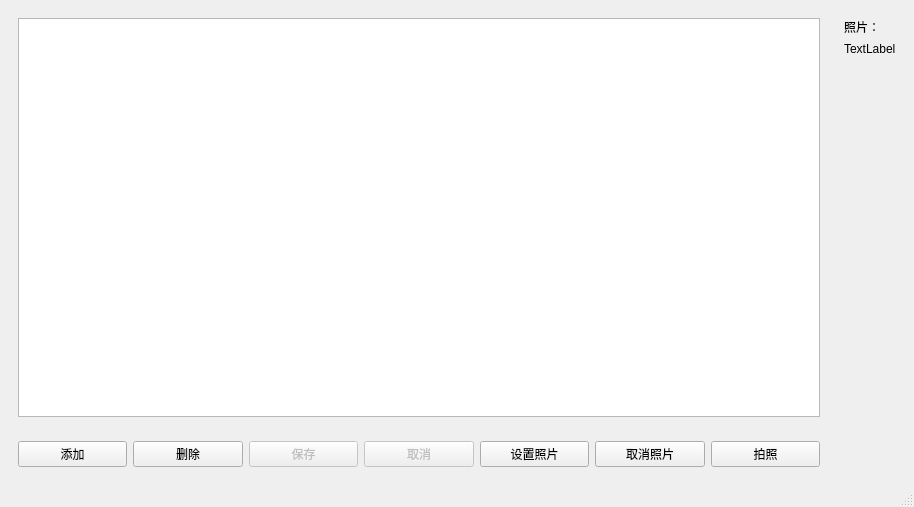
<?xml version="1.0" encoding="UTF-8"?>
<ui version="4.0">
 <class>Jobtem</class>
 <widget class="QMainWindow" name="Jobtem">
  <property name="geometry">
   <rect>
    <x>0</x>
    <y>0</y>
    <width>914</width>
    <height>507</height>
   </rect>
  </property>
  <property name="windowTitle">
   <string>MainWindow</string>
  </property>
  <widget class="QWidget" name="centralwidget">
   <layout class="QGridLayout" name="gridLayout">
    <item row="0" column="0">
     <widget class="QWidget" name="widget" native="true">
      <layout class="QHBoxLayout" name="horizontalLayout">
       <item>
        <widget class="QTableView" name="tableView"/>
       </item>
      </layout>
     </widget>
    </item>
    <item row="0" column="1">
     <widget class="QWidget" name="widget_3" native="true">
      <layout class="QVBoxLayout" name="verticalLayout">
       <item>
        <widget class="QLabel" name="label">
         <property name="text">
          <string>照片：</string>
         </property>
        </widget>
       </item>
       <item>
        <widget class="QLabel" name="labPhoto">
         <property name="text">
          <string>TextLabel</string>
         </property>
        </widget>
       </item>
       <item>
        <spacer name="verticalSpacer">
         <property name="orientation">
          <enum>Qt::Vertical</enum>
         </property>
         <property name="sizeHint" stdset="0">
          <size>
           <width>20</width>
           <height>308</height>
          </size>
         </property>
        </spacer>
       </item>
      </layout>
     </widget>
    </item>
    <item row="1" column="0">
     <widget class="QWidget" name="widget_2" native="true">
      <layout class="QHBoxLayout" name="horizontalLayout_2">
       <item>
        <widget class="QPushButton" name="btnAdd">
         <property name="text">
          <string>添加</string>
         </property>
        </widget>
       </item>
       <item>
        <widget class="QPushButton" name="btnDelete">
         <property name="text">
          <string>删除</string>
         </property>
        </widget>
       </item>
       <item>
        <widget class="QPushButton" name="btnSave">
         <property name="enabled">
          <bool>false</bool>
         </property>
         <property name="text">
          <string>保存</string>
         </property>
        </widget>
       </item>
       <item>
        <widget class="QPushButton" name="btnCancel">
         <property name="enabled">
          <bool>false</bool>
         </property>
         <property name="text">
          <string>取消</string>
         </property>
        </widget>
       </item>
       <item>
        <widget class="QPushButton" name="btnSetPhoto">
         <property name="text">
          <string>设置照片</string>
         </property>
        </widget>
       </item>
       <item>
        <widget class="QPushButton" name="btnCancelPhoto">
         <property name="text">
          <string>取消照片</string>
         </property>
        </widget>
       </item>
       <item>
        <widget class="QPushButton" name="pushButton">
         <property name="text">
          <string>拍照</string>
         </property>
         <property name="icon">
          <iconset resource="../icon.qrc">
           <normaloff>:/icons/video_chat.ico</normaloff>:/icons/video_chat.ico</iconset>
         </property>
        </widget>
       </item>
      </layout>
     </widget>
    </item>
   </layout>
  </widget>
  <widget class="QMenuBar" name="menubar">
   <property name="geometry">
    <rect>
     <x>0</x>
     <y>0</y>
     <width>914</width>
     <height>26</height>
    </rect>
   </property>
  </widget>
  <widget class="QStatusBar" name="statusbar"/>
 </widget>
 <resources>
  <include location="../icon.qrc"/>
 </resources>
 <connections/>
</ui>
